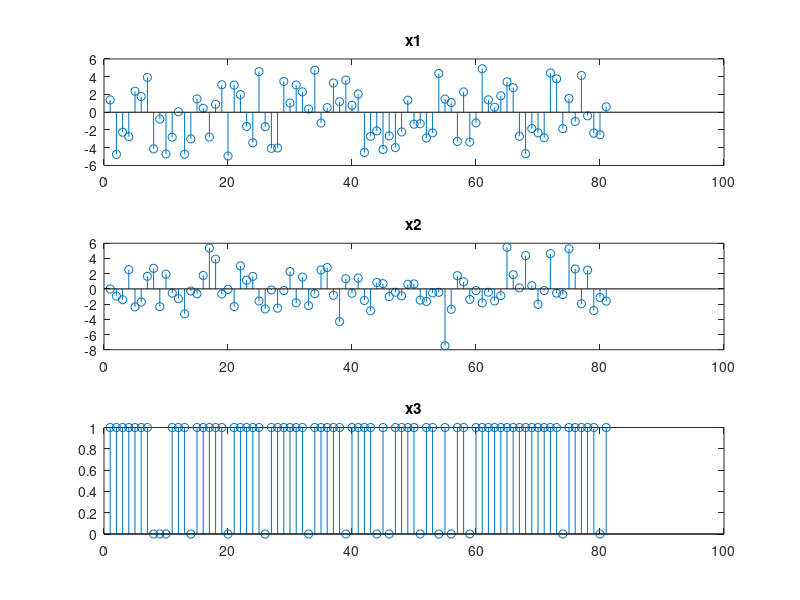

The MATLAB script that drew this image:
%% Inicialização do ambiente
clear ; close all; clc

% Definimos uma seed estatica para o gerador de números aleatórios de forma
% a podermos repetir os experimentos com resultados determinísticos
rng(42);

%% Exercício 4
n = 1:81;
x1 = rand(1, 81) * (5 + 5) - 5;
x2 = randn(1, 81) * 2;
x3 = rand(1, 81) >= 0.2;

% Figura com os resultados
figure
% Plot de x1
subplot(3,1,1)
stem(n, x1)
title('x1')
% Plot de x2
subplot(3,1,2)
stem(n, x2)
title('x2')
% Plot de x3
subplot(3,1,3)
stem(n, x3)
title('x3')
